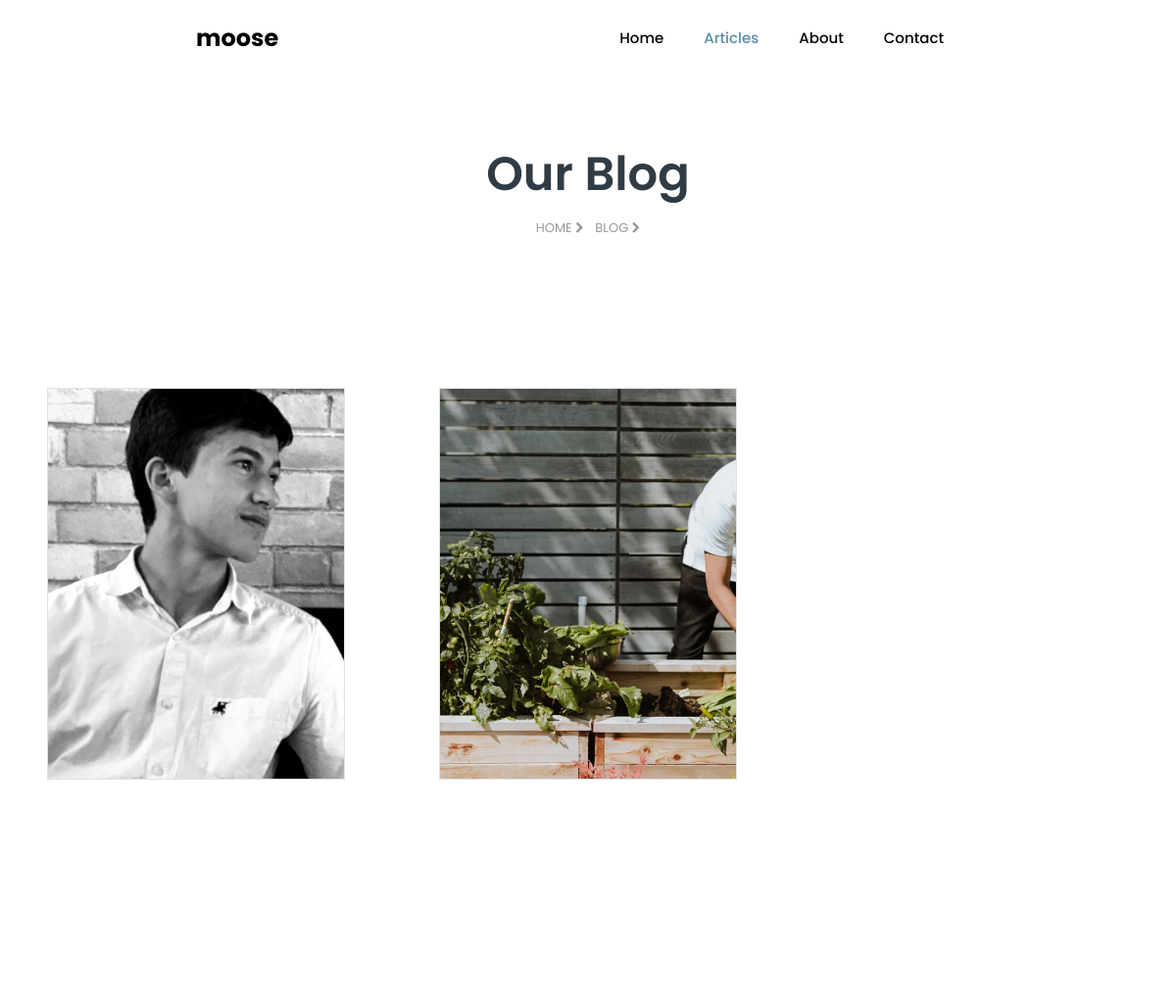
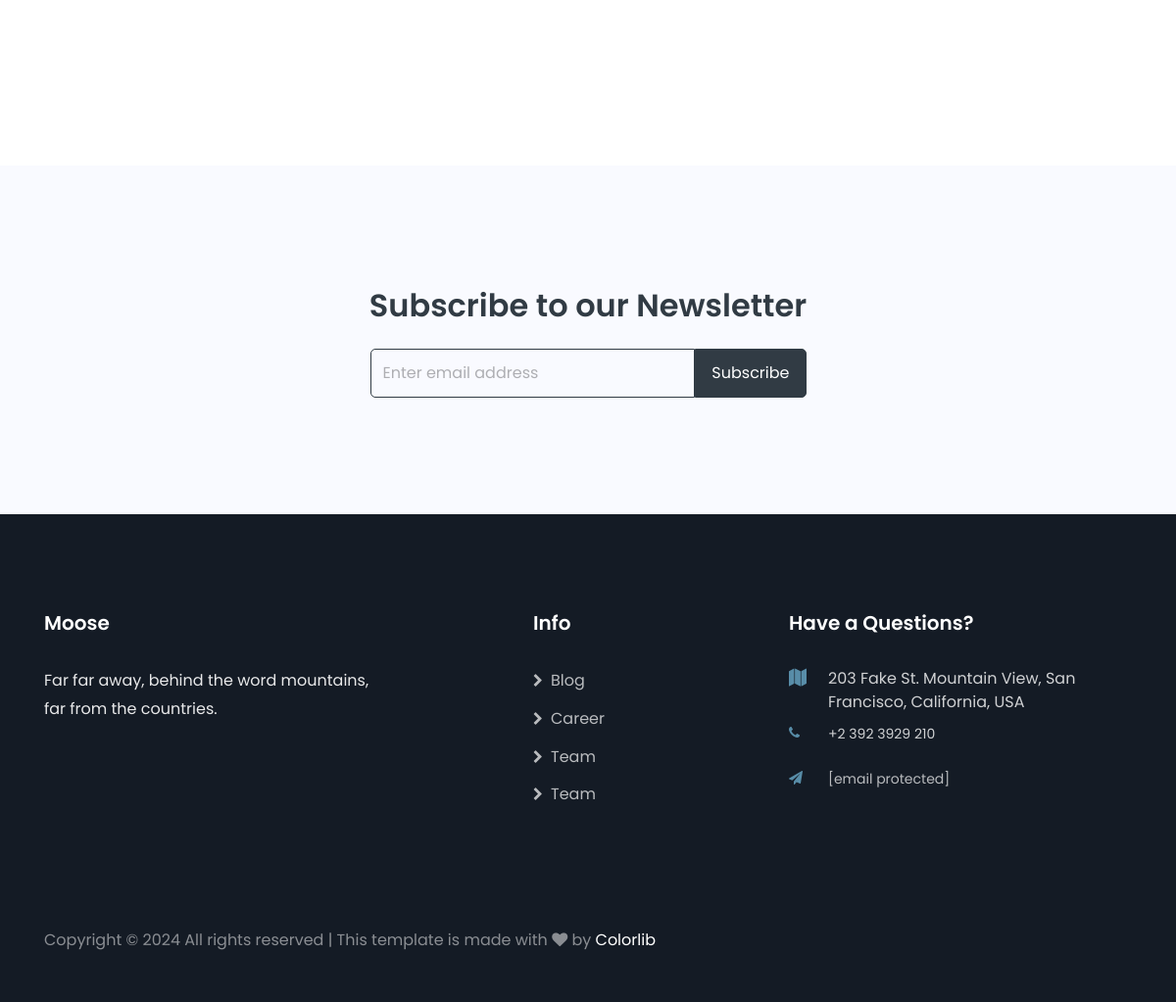
Before: /Artices/ with the older database file (2 pictures, top to bottom).
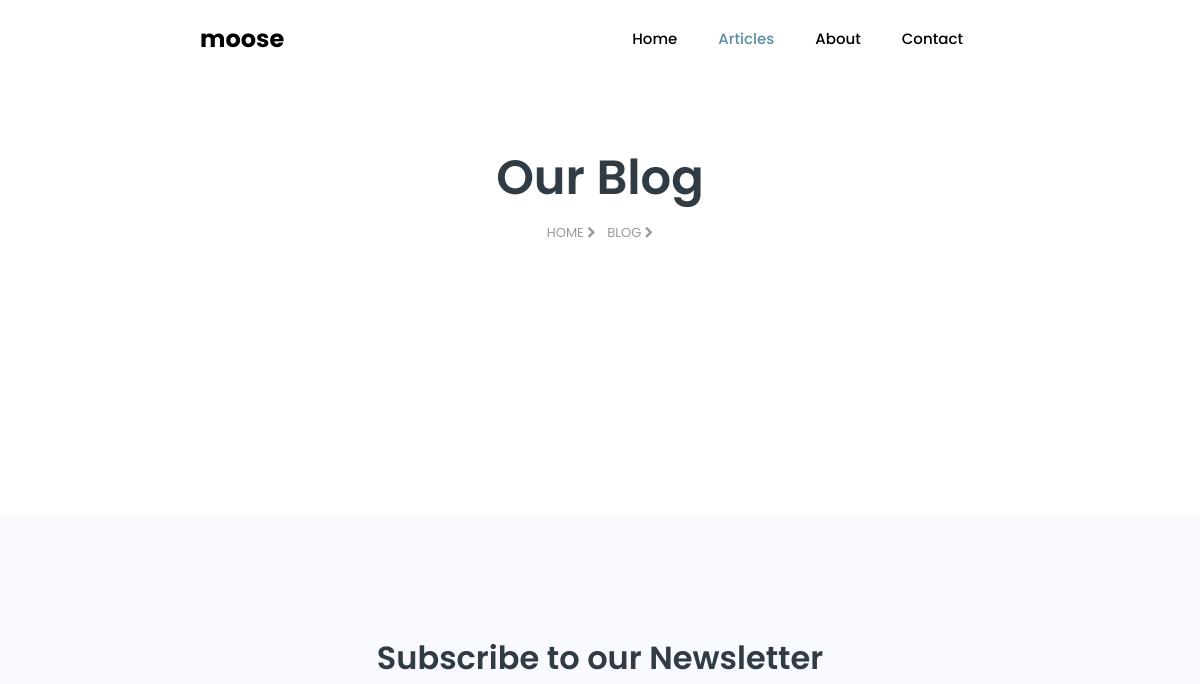
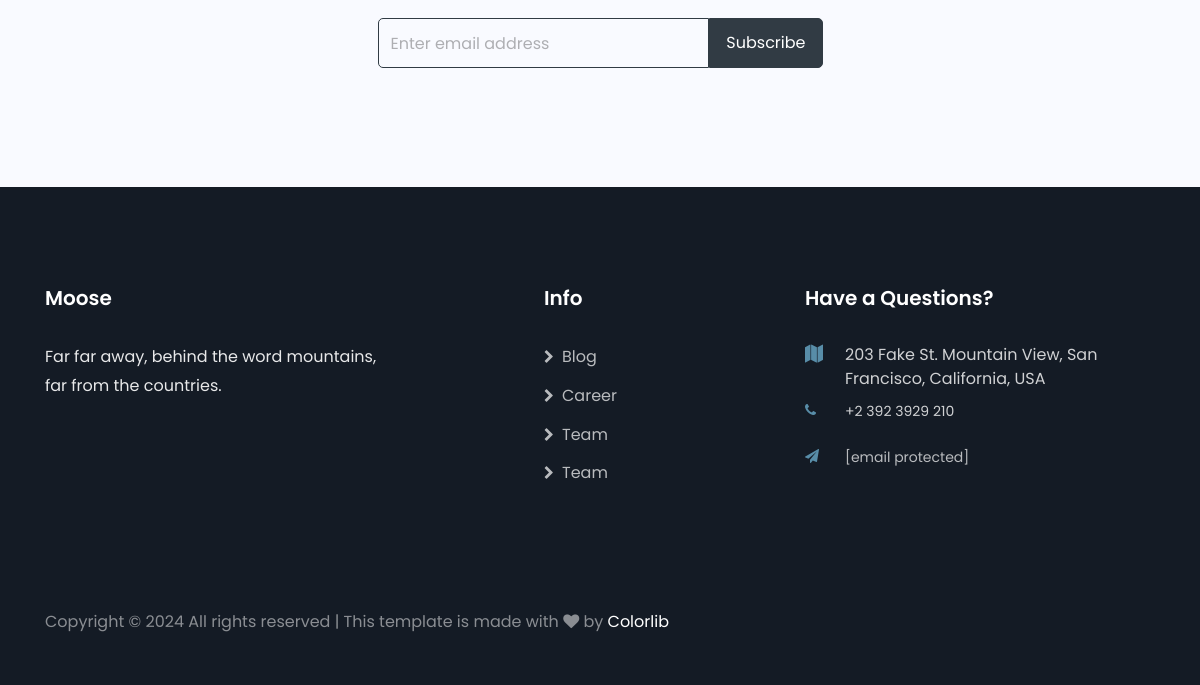
After: the same page with the newer database file (2 pictures, top to bottom).
### main/models.py (models this page shows, shortened)
class PostModel(models.Model):
    title = models.CharField(max_length=150)
    img = models.ImageField(upload_to='posts/')
    description = models.TextField()
    auther = models.ForeignKey(UserModel, on_delete=models.CASCADE)
    tags = models.ManyToManyField(TagModels, null=True, blank=True)
    created_at = models.DateTimeField(auto_now_add=True)

### main/views.py (the view)
# urls.py: path('Artices/', blog, name='blog'),
def blog(request):
    obj = PostModel.objects.all()
    return render(request, template_name='blog.html', context={
        'obj': obj,
    })

### templates/blog.html (shortened to what the changed rows need)
{% load static %}
<!DOCTYPE html>
<html lang="en">
<head>
    <link rel="stylesheet" href="https://stackpath.bootstrapcdn.com/font-awesome/4.7.0/css/font-awesome.min.css">
    <link rel="stylesheet" href="{% static 'main/css/animate.css' %}">
    <link rel="stylesheet" href="{% static 'main/css/owl.carousel.min.css' %}">
    <link rel="stylesheet" href="{% static 'main/css/owl.theme.default.min.css' %}">
    <link rel="stylesheet" href="{% static 'main/css/magnific-popup.css' %}">
    <link rel="stylesheet" href="{% static 'main/css/flaticon.css' %}">
    <link rel="stylesheet" href="{% static 'main/css/style.css' %}">
</head>
<body>
<section class="hero-wrap hero-wrap-2">
    <div class="container">
        <div class="row no-gutters slider-text align-items-center justify-content-center">
            <div class="col-md-9 text-center ftco-animate pt-5">
                <h1 class="mb-3 bread">Our Blog</h1>
            </div>
        </div>
    </div>
</section>
<section class="ftco-section">
    <div class="container-fluid">
        <div class="row">
            {% for i in obj %}
                <div class="col-md-6 col-lg-4 blog-wrap blog-wrap-2 px-md-5 ftco-animate">
                        <a href="{% url 'detail' i.id %}" class="img img-blog w-100 border d-block"
                           style="background-image: url({{ i.img.url }});">
                        </a>
                </div>
            {% endfor %}
        </div>
</section>
<section class="ftco-intro ftco-section bg-light">
    <div class="container">
        <div class="row justify-content-center">
            <div class="col-md-12 text-center">
                <h2>Subscribe to our Newsletter</h2>
            </div>
        </div>
    </div>
</section>
<footer class="ftco-footer">
    <div class="container">
        <div class="row mb-5 justify-content-between">
            <div class="col-sm-12 col-md-4">
                <div class="ftco-footer-widget mb-4">
                    <h2 class="ftco-heading-2 logo"><a href="#">Moose</a></h2>
                </div>
            </div>
            <div class="col-sm-12 col-md-2">
                <div class="ftco-footer-widget mb-4 ml-md-4">
                    <h2 class="ftco-heading-2">Info</h2>
                </div>
            </div>
            <div class="col-sm-12 col-md-4">
                <div class="ftco-footer-widget mb-4">
                    <h2 class="ftco-heading-2">Have a Questions?</h2>
                </div>
            </div>
        </div>
    </div>
</footer>
</body>
</html>

Changed rows visible on the page:
removed PostModel: img (picture)
removed PostModel: img (picture)
